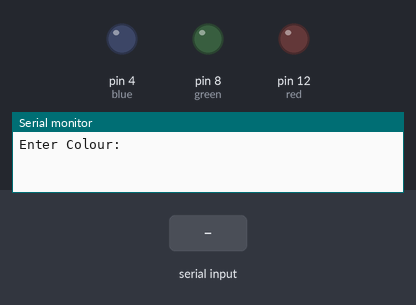
The program below on a simulated Arduino Uno, built with avr-gcc and run on an emulated ATmega328P. Parts: output pins drawn as LEDs (lit = HIGH), the last lines printed to the serial monitor. The test bench sets the inputs (shaded band).

Above: at 1.2 s.
1.3 s: "red" received over Serial
At 2.9 s:
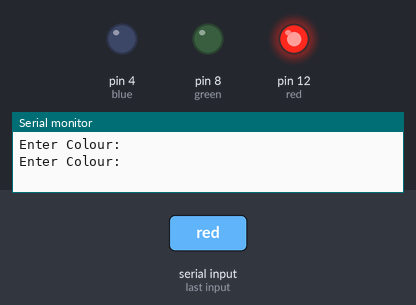
3.8 s: "green" received over Serial
At 6.0 s:
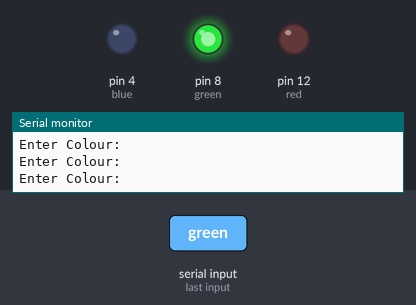
6.3 s: "blue" received over Serial
At 7.9 s:
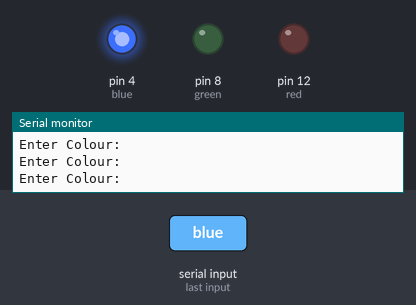
8.8 s: "aqua" received over Serial
At 11.0 s:
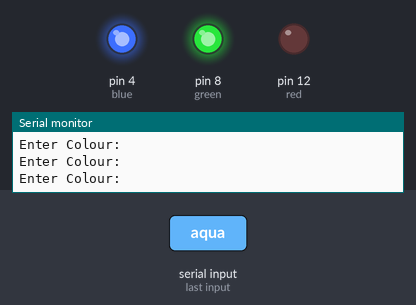
11.3 s: "o" received over Serial
At 12.8 s:
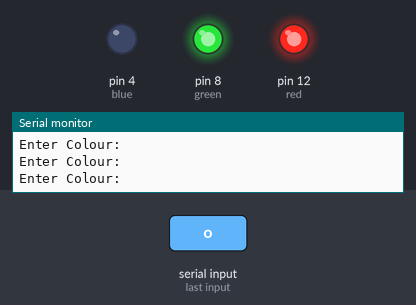
Timing chart, 0 to 14.3 s (numbered marks = the images above; inputs shaded):
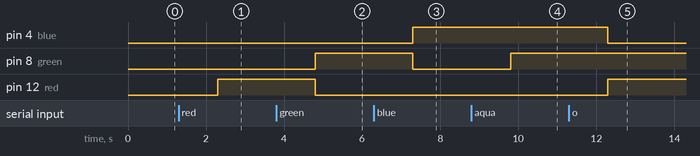

The program:

main.cpp
```cpp
#include <Arduino.h>

int red = 12;
int blue = 4;
int green = 8;

String colour;
String msg = "Enter Colour: ";

void setup() {
  // put your setup code here, to run once:
  pinMode(red, OUTPUT);
  pinMode(green, OUTPUT);
  pinMode(blue, OUTPUT);
  Serial.begin(9600);
}

void loop() {
  // put your main code here, to run repeatedly:
  Serial.println(msg);

  while(Serial.available() == 0)
  {
  }

  colour = Serial.readString();

  if(colour == "red")
  {
    digitalWrite(red, HIGH);
    digitalWrite(green, LOW);
    digitalWrite(blue, LOW);
  }
  else if(colour == "green")
  {
    digitalWrite(red, LOW);
    digitalWrite(green, HIGH);
    digitalWrite(blue, LOW);
  }
  else if(colour == "blue")
  {
    digitalWrite(red, LOW);
    digitalWrite(green, LOW);
    digitalWrite(blue, HIGH);
  }
  else if(colour == "aqua")
  {
    digitalWrite(red, LOW);
    analogWrite(green, 255);
    analogWrite(blue, 255);
  }
  else if(colour == "o")
  {
    analogWrite(red, 255);
    analogWrite(green, 255);
    analogWrite(blue, 0);
  }
}
```

Measured:
- after the input at 1.3 s, pin 12 (red): LOW → HIGH after 1.0 s
- after the input at 3.8 s, pin 8 (green): LOW → HIGH after 1.0 s; pin 12 (red): HIGH → LOW after 1.0 s
- after the input at 6.3 s, pin 4 (blue): LOW → HIGH after 1.0 s; pin 8 (green): HIGH → LOW after 1.0 s
- after the input at 8.8 s, pin 8 (green): LOW → HIGH after 1.0 s
- after the input at 11.3 s, pin 4 (blue): HIGH → LOW after 1.0 s; pin 12 (red): LOW → HIGH after 1.0 s
